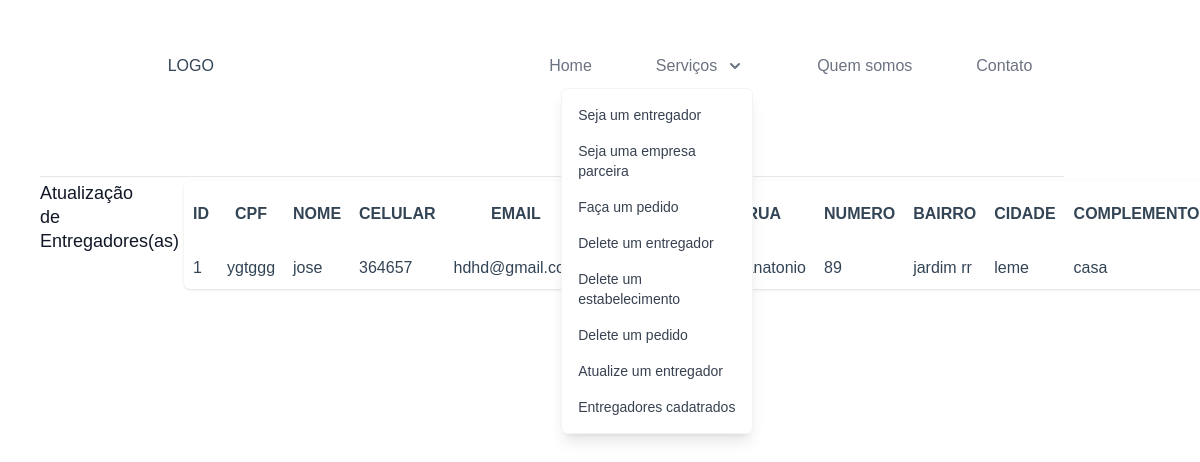
The page /src/screens/listarentreg.php on the database as committed earlier.
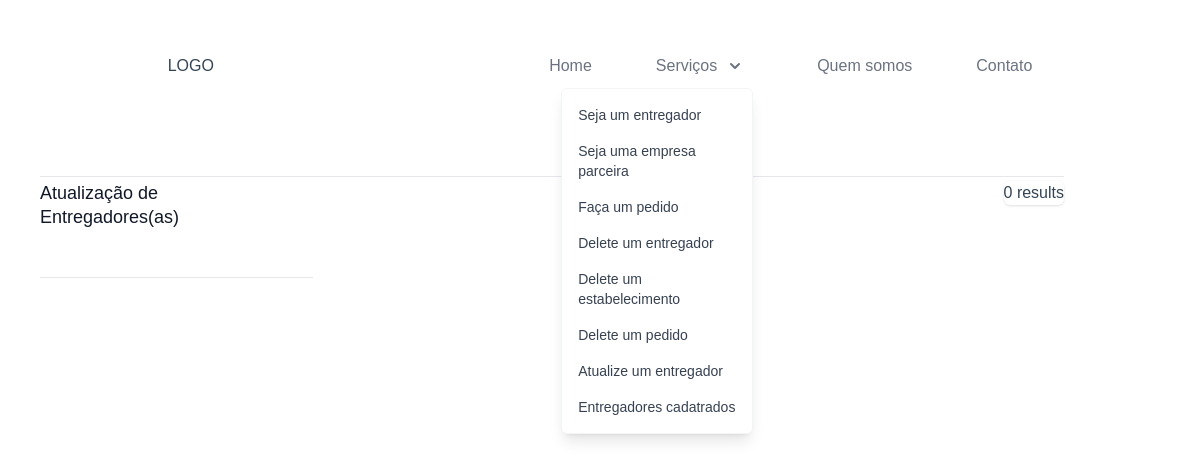
The same page on the database as committed later.
### tables this page shows
CREATE TABLE `entregador` (
  `id` int(11) NOT NULL,
  `nome` varchar(60) NOT NULL,
  `cpf` varchar(60) NOT NULL,
  `celular` varchar(60) NOT NULL,
  `data_nasc` date NOT NULL,
  `endereco` varchar(60) NOT NULL,
  `numero` int(7) NOT NULL,
  `bairro` varchar(60) NOT NULL,
  `cidade` varchar(60) NOT NULL,
  `complemento` varchar(60) NOT NULL
);

### src/crud/database/connection.php (called while the page is built, shortened)
<?php
class DataBaseService {
    public $servername = 'localhost';
    public $username = 'root';
    public $password = '';
    public $dbname = 'bikelive';
    public function __construct()
    {
        $this->conn = mysqli_connect($this->servername, $this->username, $this->password, $this->dbname);
    }
}
?>

### src/crud/read/listarentreg2.php (the view, shortened to what this page needs)
<?php
require_once (__ROOT__.'./database/connection.php');
class DataBase extends DataBaseService{
    public function selecionarEntregador()
    {
        $sql = "SELECT * FROM entregador ";
        $result = $this->conn->query($sql);
        if ($result->num_rows > 0) {
            echo "<table align='left' cellspacing=9 cellpadding=9><tr><th>ID</th><th>CPF</th><th>NOME</th><th>CELULAR</th><th>EMAIL</th><th>DATA DE NASCIMENTO</th><th>RUA</th>
            <th>NUMERO</th><th>BAIRRO</th><th>CIDADE</th><th>COMPLEMENTO</th><th>AÇÃO</th></tr>";
            while($row = $result->fetch_assoc()) {
                echo "<tr><td>".$row["id"]."</td><td>".$row["cpf"]."</td><td>".$row["nome"]."</td><td>".$row["celular"]."</td><td>".$row["email"]."</td><td>".$row["data_nasc"]."</td>
                <td>".$row["endereco"]."</td><td>".$row["numero"]."</td><td>".$row["bairro"]."</td><td>".$row["cidade"]."<td>".$row["complemento"]."</td></tr>";
            }
            echo "</table>";
        } else {
            echo "0 results";
        }
    }
}
$listarEntregador = new DataBase();
$listarEntregador -> selecionarEntregador();
?>

### src/components/header.php (shortened to what this page needs)
<!DOCTYPE html>
<html lang="en">
<head>
    <script src="https://cdn.tailwindcss.com"></script>
    <link rel="stylesheet" href="../assets/style/home.css" />
</head>
<body>
    <nav class="flex items-center place-content-around rounded-md">
        <div>
            <h3>LOGO</h3>
        </div>
        <div>
            <ul class="flex items-center justify-center gap-x-16 py-12 text-gray-500">
                <li>
                    <a href="../../index.php">Home</a>
                </li>
                <li class="flex items-center justify-center">
                    <a href="#">Serviços</a>
                    <div x-data="{ dropdownOpen: false }" class="relative">
                        <button @click="dropdownOpen = !dropdownOpen" class="relative z-10 block rounded-md bg-white p-2 focus:outline-none">
                            <svg class="h-5 w-5 text-gray-500" xmlns="http://www.w3.org/2000/svg" viewBox="0 0 20 20" fill="currentColor">
                                <path fill-rule="evenodd" d="M5.293 7.293a1 1 0 011.414 0L10 10.586l3.293-3.293a1 1 0 111.414 1.414l-4 4a1 1 0 01-1.414 0l-4-4a1 1 0 010-1.414z" clip-rule="evenodd" />
                            </svg>
                        </button>
                        <div x-show="dropdownOpen" @click="dropdownOpen = false" class="fixed inset-0 h-full w-full z-10"></div>
                        <div x-show="dropdownOpen" class="absolute right-0 mt-1 py-2 w-48 bg-white rounded-md shadow-lg z-20 border border-gray-100">
                            <a href="../../src/screens/cadastroentreg.php" class="block px-4 py-2 text-sm text-gray-700 hover:bg-gray-500 hover:text-white">
                                Seja um entregador
                            </a>
                            <a href="../../src/screens/cadastroest.php" class="block px-4 py-2 text-sm text-gray-700 hover:bg-gray-500 hover:text-white">
                                Seja uma empresa parceira
                            </a>
                            <a href="../../src/screens/cadastropedido.php" class="block px-4 py-2 text-sm text-gray-700 hover:bg-gray-500 hover:text-white">
                                Faça um pedido
                            </a>
                            <a href="../../src/screens/deletarentreg.php" class="block px-4 py-2 text-sm text-gray-700 hover:bg-gray-500 hover:text-white">
                                Delete um entregador
                            </a>
                            <a href="../../src/screens/deletarest.php" class="block px-4 py-2 text-sm text-gray-700 hover:bg-gray-500 hover:text-white">
                                Delete um estabelecimento
                            </a>
                            <a href="../../src/screens/deletarpedido.php" class="block px-4 py-2 text-sm text-gray-700 hover:bg-gray-500 hover:text-white">
                                Delete um pedido
                            </a>
                            <a href="../../src/screens/atualizarentreg.php" class="block px-4 py-2 text-sm text-gray-700 hover:bg-gray-500 hover:text-white">
                                Atualize um entregador
                            </a>
                            <a href="../../src/screens/listarentreg.php" class="block px-4 py-2 text-sm text-gray-700 hover:bg-gray-500 hover:text-white">
                                Entregadores cadatrados
                            </a>
                        </div>
                    </div>
                </li>
                <li>
                    <a href="#">Quem somos</a>
                </li>
                <li>
                    <a href="#">Contato</a>
                </li>
            </ul>
        </div>
    </nav>
</body>
</html>

### src/screens/listarentreg.php (shortened to what this page needs)
<?php
require_once('../components/header.php')
?>
<!DOCTYPE html>
<html lang="pt-BR">
<head>
</head>
<body>
  <div class="container ml-10 mx-auto pt-10">
  <div class="hidden sm:block" aria-hidden="true">
    <div class="py-1">
      <div class="border-t border-gray-200"></div>
    </div>
  </div>
  <div class="mt-10 sm:mt-0">
    <div class="md:grid md:grid-cols-3 md:gap-6">
      <div class="md:col-span-1">
        <div class="px-4 sm:px-0 ">
          <h3 class="text-lg font-medium leading-6 text-gray-900 mr-12">Atualização de Entregadores(as)</h3>
        </div>
      </div>
      <div class="mt-1 md:mt-0 md:col-span-2 lg:col-start-5">
        <form action="../crud/create/cadastroentreg2.php" method="POST">
          <div class="shadow overflow-hidden sm:rounded-md ml-12">
            <?php require_once ('../crud/read/listarentreg2.php') ?>
          </div>
        </form>
      </div>
  <div class="hidden sm:block" aria-hidden="true">
    <div class="py-5">
      <div class="border-t border-gray-200"></div>
    </div>
  </div>
</div>
<?php
require_once('../components/header.php');
?>

### src/assets/style/home.css (style rules this page uses)
* { box-sizing: border-box; }
body, ul, li, h1, h2, p { padding: 0px; margin: 0px; }
ul { list-style: none; }
body { font-family: "Poppins", sans-serif; color: #345; height: 180px; }

Rows that differ between the two databases and show on the page:
removed entregador: id "1", cpf "ygtggg", nome "jose", celular "364657", email "hdhd@gmail.com", endereco "ruaanatonio", numero "89", bairro "jardim rr", cidade "leme", complemento "casa"
Other text that changed with them:
text no longer shown: "ID CPF NOME CELULAR EMAIL RUA NUMERO BAIRRO CIDADE COMPLEMENTO"
text now shown: "0 results"
